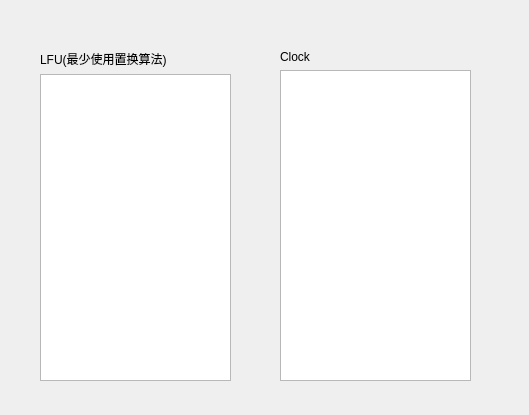
<?xml version="1.0" encoding="UTF-8"?>
<ui version="4.0">
 <class>more</class>
 <widget class="QWidget" name="more">
  <property name="geometry">
   <rect>
    <x>0</x>
    <y>0</y>
    <width>529</width>
    <height>415</height>
   </rect>
  </property>
  <property name="windowTitle">
   <string>more</string>
  </property>
  <property name="windowIcon">
   <iconset>
    <normaloff>C:/Users/20838/OneDrive/图片/本机照片/65DB240A7E136EF7874AFCA5BCCD70A9.jpg</normaloff>C:/Users/20838/OneDrive/图片/本机照片/65DB240A7E136EF7874AFCA5BCCD70A9.jpg</iconset>
  </property>
  <widget class="QWidget" name="">
   <property name="geometry">
    <rect>
     <x>40</x>
     <y>50</y>
     <width>191</width>
     <height>331</height>
    </rect>
   </property>
   <layout class="QVBoxLayout" name="verticalLayout">
    <item>
     <widget class="QLabel" name="label">
      <property name="text">
       <string>LFU(最少使用置换算法)</string>
      </property>
     </widget>
    </item>
    <item>
     <widget class="QTextEdit" name="textEdit"/>
    </item>
   </layout>
  </widget>
  <widget class="QWidget" name="">
   <property name="geometry">
    <rect>
     <x>280</x>
     <y>50</y>
     <width>191</width>
     <height>331</height>
    </rect>
   </property>
   <layout class="QVBoxLayout" name="verticalLayout_2">
    <item>
     <widget class="QLabel" name="label_2">
      <property name="text">
       <string>Clock</string>
      </property>
     </widget>
    </item>
    <item>
     <widget class="QTextEdit" name="textEdit_2"/>
    </item>
   </layout>
  </widget>
 </widget>
 <resources/>
 <connections/>
</ui>
